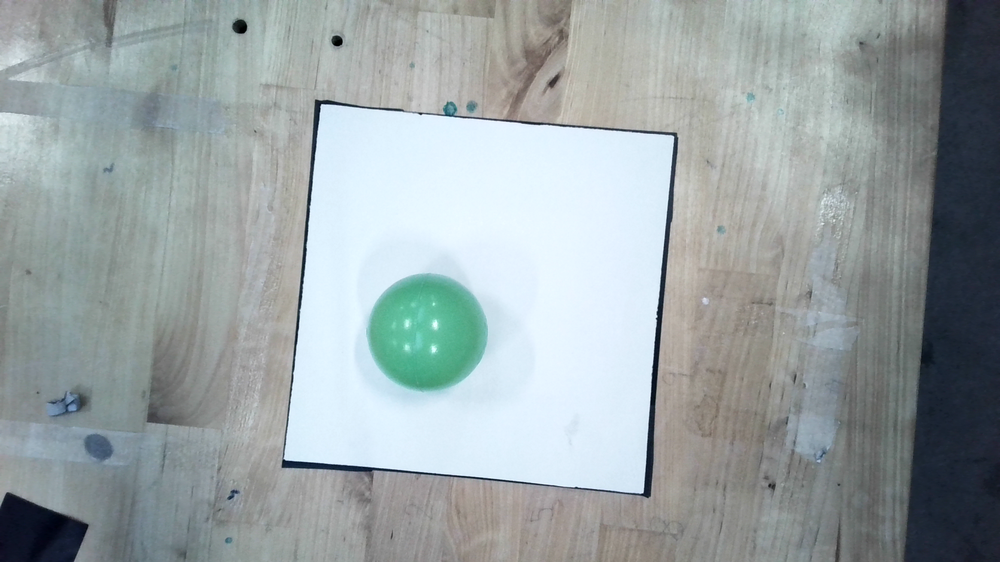
#> input picture T/image_0.png, 1000 x 562 px, shrunk from 1920 x 1080 before the run, given in place of the camera
$ python FarvefiltreringCbl1.py
#> lines starting #> are read from the running program, lines starting #| are printed output that depends on the picture; after the words box and inside, x2 and y2 are one past the last pixel; in counts of white or black regions, pixels touching at a corner belong together
import cv2
import numpy as np

#img = cv2.imread(r'C:\Users\Carin\Documents\UCL_2019\3.Sem\Python\pyBilleder\robot_arm.jpg')

def nothing(x):
    pass

# Vinduesnavn
cv2.namedWindow('Tracking')

# Opretter en trackbar og attaches
# vedhæfter det til vindue
cv2.createTrackbar("Hue Low", "Tracking", 0, 180, nothing)
cv2.createTrackbar("Saturation Low", "Tracking", 0, 255, nothing)
cv2.createTrackbar("Value Low", "Tracking", 0, 255, nothing)
cv2.createTrackbar("Hue High", "Tracking", 0, 180, nothing)
cv2.createTrackbar("Saturation High", "Tracking", 0, 255, nothing)
cv2.createTrackbar("Value High", "Tracking", 0, 255, nothing)

cap = cv2.VideoCapture(0) # eksternt kamera

# En uendelig løkke.
while True:
    _, img = cap.read() # _-variablen betyder false or true (kamera tændt eller ej)
#> img is the input picture: shape (562, 1000, 3); mean B, G, R 165, 163.2, 153.5

    # Konverterer billeder fra BGR til HSV
    hsv = cv2.cvtColor(img, cv2.COLOR_BGR2HSV)
#> hsv: shape (562, 1000, 3); mean H, S, V 78.3, 29.4, 168.1

    # find LH trackbar position
    l_h = cv2.getTrackbarPos("Hue Low", "Tracking")
    # find LS trackbar position
    l_s = cv2.getTrackbarPos("Saturation Low", "Tracking")
    # find LV trackbar position
    l_v = cv2.getTrackbarPos("Value Low", "Tracking")
    # find HH trackbar position
    h_h = cv2.getTrackbarPos("Hue High", "Tracking")
    # find HS trackbar position
    h_s = cv2.getTrackbarPos("Saturation High", "Tracking")
    # find HV trackbar position
    h_v = cv2.getTrackbarPos("Value High", "Tracking")
    # create a given numpy array (low)
    H_from = np.array([l_h, l_s, l_v])
    # create a given numpy array (high)
    H_to = np.array([h_h, h_s, h_v])

    # værdierne for den røde klods
    lowerRed = np.array([0, 95, 123])
    upperRed = np.array([15, 255, 255])
    maskRed = cv2.inRange(hsv, lowerRed, upperRed)
#> maskRed: shape (562, 1000); every value is 0

    # værdierne for den grønne klods
    lowerGreen = np.array([45, 77, 97])
    upperGreen = np.array([99, 255, 255])
    maskGreen = cv2.inRange(hsv, lowerGreen, upperGreen)
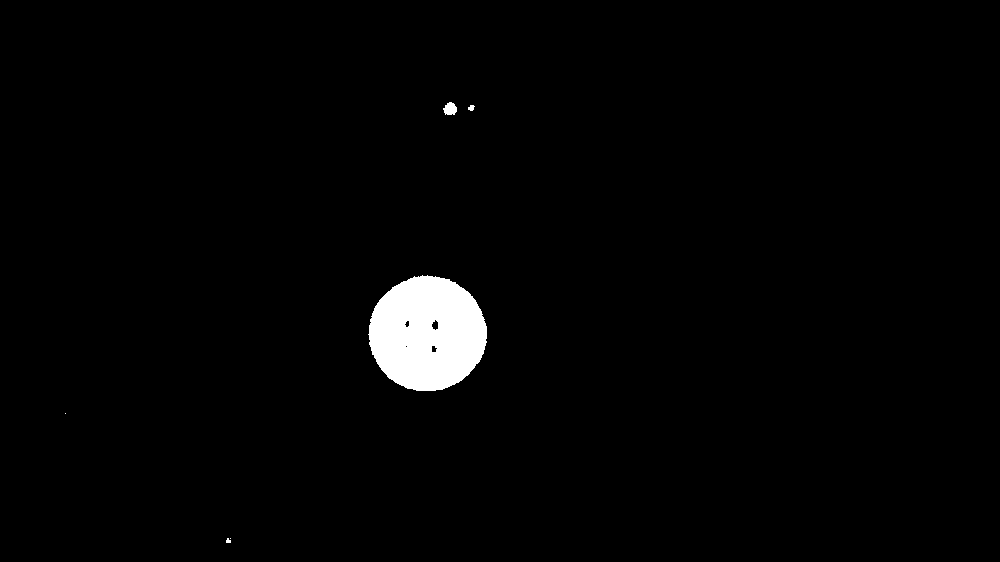
#> maskGreen: shape (562, 1000); 1.9% white; 6 white regions (3 under 20 px), largest, box (x1, y1, x2, y2) and area: (368, 275, 487, 391) 10573, (443, 102, 457, 115) 135, (468, 105, 475, 111) 30

    # værdierne for den blå klods
    lowerBlue = np.array([101, 56, 141])
    upperBlue = np.array([180, 255, 255])
    maskBlue = cv2.inRange(hsv, lowerBlue, upperBlue)
#> maskBlue: shape (562, 1000); 0.09% white; 46 white regions (41 under 20 px), largest, box (x1, y1, x2, y2) and area: (47, 403, 65, 416) 161, (83, 439, 116, 464) 126, (66, 392, 77, 404) 62, (68, 404, 77, 411) 50, (816, 449, 823, 460) 33

    # # værdierne for den gul klods
    # lowerYellow = np.array([27, 91, 118])
    # upperYellow = np.array([88, 255, 255])
    # maskYellow = cv2.inRange(hsv, lowerYellow, upperYellow)

    # Morphological Transform, Dilation
    # for each color and bitwise_and operator
    # between imageFrame and mask determines
    # to detect only that particular color
    kernal = np.ones((5, 5), "uint8")

    # For red color
    maskRed = cv2.dilate(maskRed, kernal)

    # For green color
    maskGreen = cv2.dilate(maskGreen, kernal)
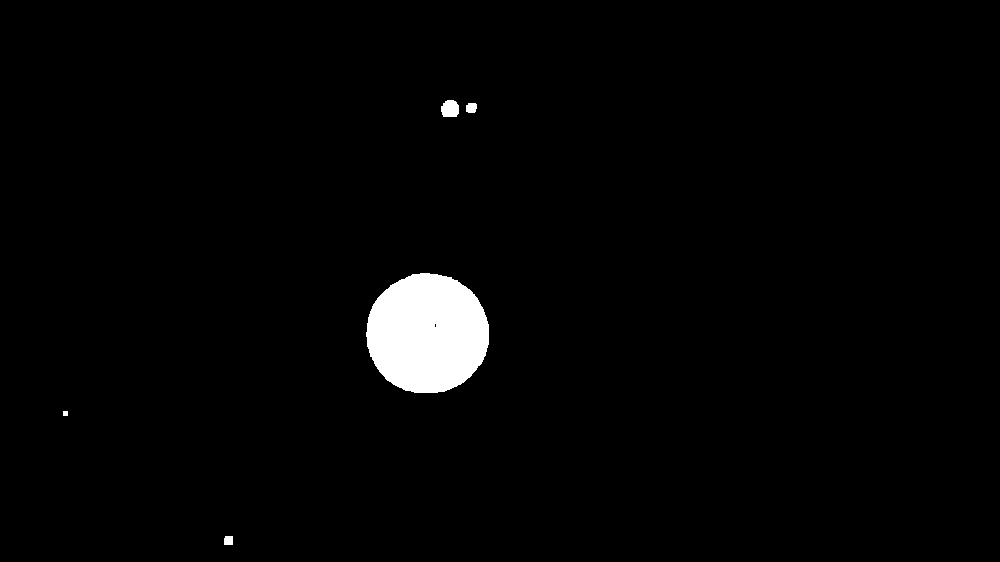
#> maskGreen: shape (562, 1000); 2.2% white; 5 white regions, box (x1, y1, x2, y2) and area: (366, 273, 489, 393) 11627, (441, 100, 459, 117) 261, (466, 103, 477, 113) 98, (224, 536, 233, 545) 79, (63, 411, 68, 416) 25

    # For blue color
    maskBlue = cv2.dilate(maskBlue, kernal)
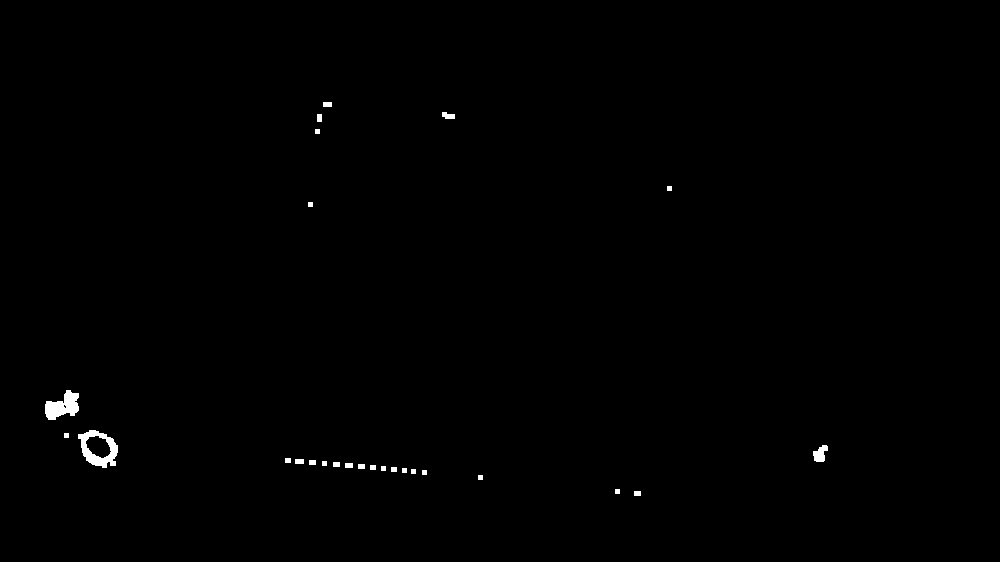
#> maskBlue: shape (562, 1000); 0.4% white; 26 white regions

    # Creating contour to track red color
    contours, hierarchy = cv2.findContours(maskRed,
                                           cv2.RETR_TREE,
                                           cv2.CHAIN_APPROX_SIMPLE)
#> contours = []

    for pic, contour in enumerate(contours):
        area = cv2.contourArea(contour)
        if(area > 300):
            x, y, w, h = cv2.boundingRect(contour)
            img = cv2.rectangle(img, (x, y),
                                       (x + w, y + h),
                                       (0, 0, 255), 2)

            cv2.putText(img, "Red Colour", (x, y),
                        cv2.FONT_HERSHEY_SIMPLEX, 1.0,
                        (0, 0, 255))
#> this loop made 0 passes

    #cv2.imshow('MaskRed', maskRed)


    # Creating contour to track green color
    contours, hierarchy = cv2.findContours(maskGreen,
                                           cv2.RETR_TREE,
                                           cv2.CHAIN_APPROX_SIMPLE)
#> contours = 6 contours, 2 with area under 20; largest, box (x1, y1, x2, y2) and area: (366, 273, 489, 393) 11454, (441, 100, 459, 117) 232, (466, 103, 477, 113) 80, (224, 536, 233, 545) 62

    for pic, contour in enumerate(contours):
        area = cv2.contourArea(contour)
        if(area > 300):
            x, y, w, h = cv2.boundingRect(contour)
            img = cv2.rectangle(img, (x, y),
                                       (x + w, y + h),
                                       (0, 255, 0), 2)

            cv2.putText(img, "Green Colour", (x, y),
                        cv2.FONT_HERSHEY_SIMPLEX, 1.0,
                        (0, 255, 0))
#> this loop made 6 passes
#> (area, x, y, w, h) on pass 3: (11454, 366, 273, 123, 120)
#> area on passes 1, 5, 6: 62.5, 80.5, 232.5
#> pass 3, `img = cv2.rectangle(img, (x, y), (x + w, y + h), (0, 255, 0), 2)`:
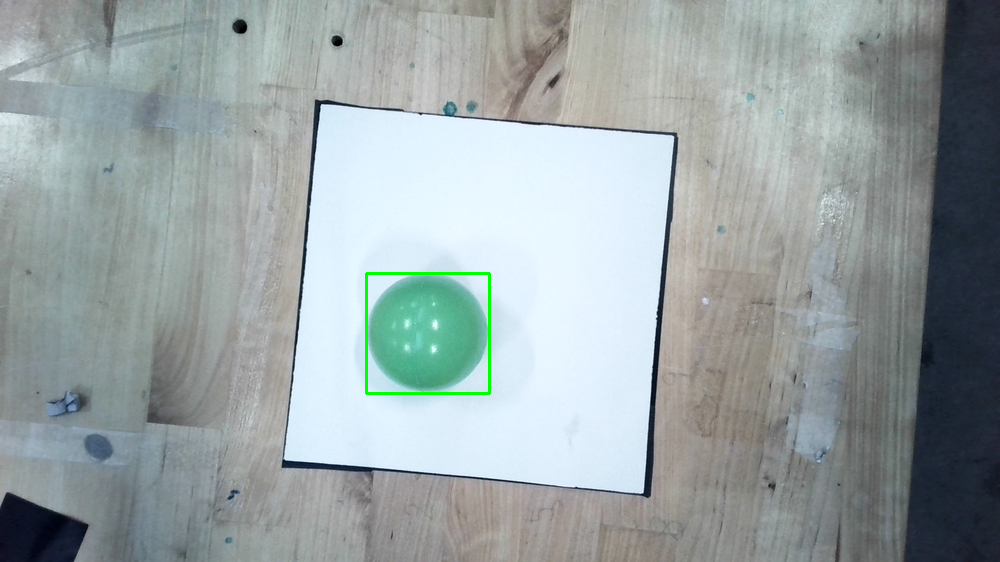
#> img: shape (562, 1000, 3); 0.26% of pixels changed, all inside (x1, y1, x2, y2) = (365, 272, 491, 395)
#> after the loop:
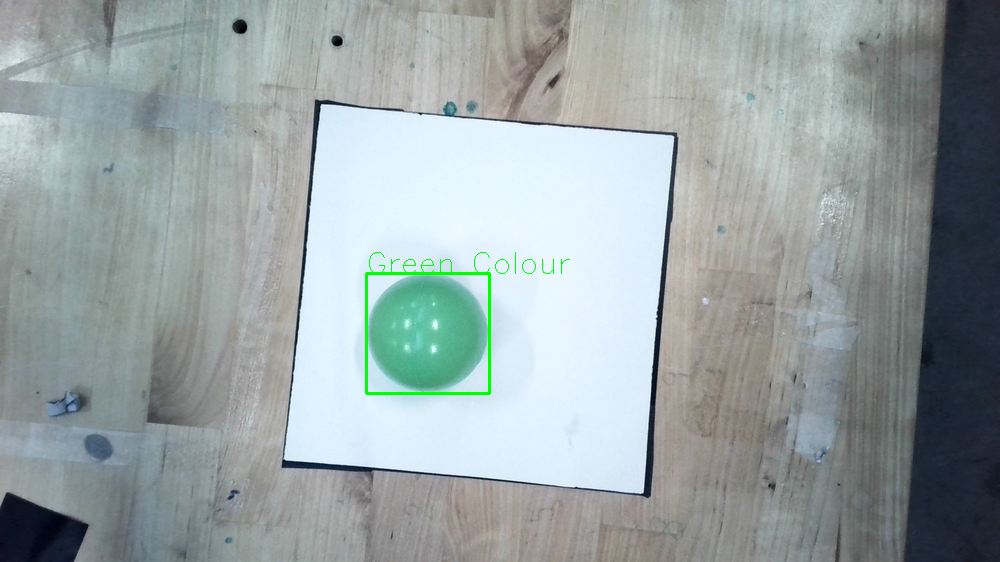
#> img: shape (562, 1000, 3); 0.07% of pixels changed, all inside (x1, y1, x2, y2) = (369, 252, 570, 274)

    #cv2.imshow('MaskGreen', maskGreen)


    # Creating contour to track blue color
    contours, hierarchy = cv2.findContours(maskBlue,
                                           cv2.RETR_TREE,
                                           cv2.CHAIN_APPROX_SIMPLE)
#> contours = 28 contours, 12 with area under 20; largest, box (x1, y1, x2, y2) and area: (78, 430, 118, 468) 1000, (45, 390, 79, 420) 564, (85, 435, 112, 459) 402, (813, 445, 828, 462) 140, (442, 112, 455, 119) 51

    for pic, contour in enumerate(contours):
        area = cv2.contourArea(contour)
        if(area > 300):
            x, y, w, h = cv2.boundingRect(contour)
            img = cv2.rectangle(img, (x, y),
                                       (x + w, y + h),
                                       (255, 0, 0), 2)

            cv2.putText(img, "Blue Colour", (x, y),
                        cv2.FONT_HERSHEY_SIMPLEX, 1.0,
                        (255, 0, 0))
#> this loop made 28 passes
#> (area, x, y, w, h) on passes 19 to 21: (1000.5, 78, 430, 40, 38), (402.5, 85, 435, 27, 24), (563.5, 45, 390, 34, 30)
#> (contour, area) on passes 1, 7, 9, 10, 11, 12: ([[634, 491], [634, 495], [640, 495], [640, 491]], 24), ([[391, 467], [391, 471], [396, 471], [396, 467]], 20), ([[370, 465], [370, 469], [375, 469], [375, 465]], 20), ([[358, 464], [358, 468], [364, 468], [364, 464]], 24), ([[345, 463], [345, 467], [352, 467], [352, 463]], 28), ([[333, 462], [333, 466], [339, 466], [339, 462]], 24)
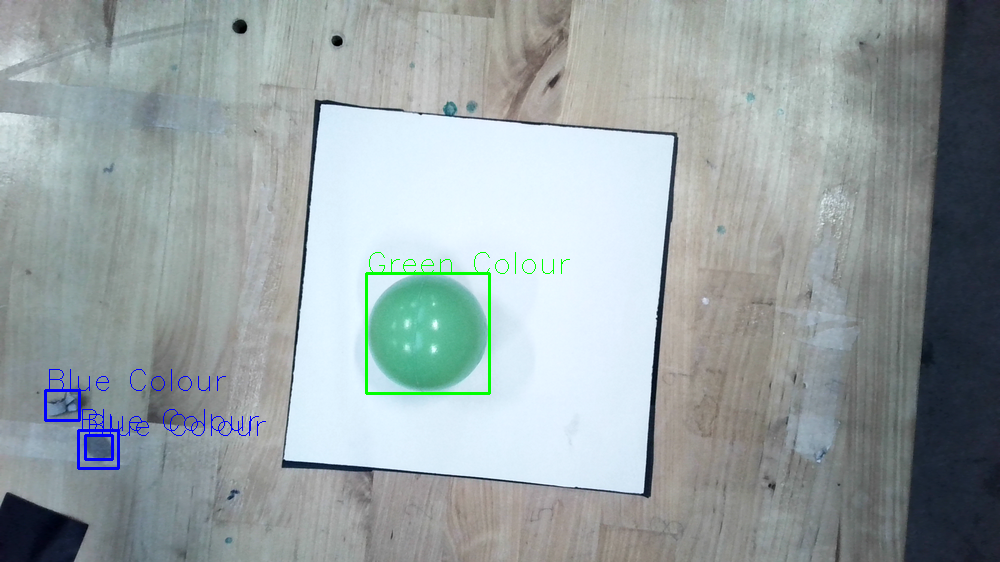
#> img: shape (562, 1000, 3); 0.39% of pixels changed, all inside (x1, y1, x2, y2) = (44, 369, 266, 470)

    #cv2.imshow('MaskGreen', maskGreen)

    mask = cv2.inRange(hsv, H_from, H_to)  # mask vælger til og fra hvad vi vil se
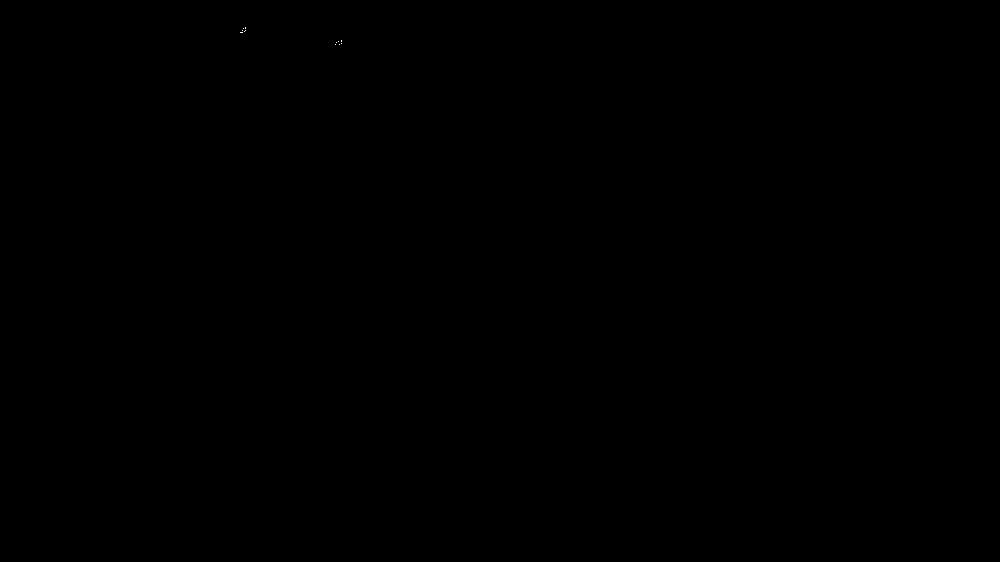
#> mask: shape (562, 1000); 0% white in thin lines or dots, all inside (x1, y1, x2, y2) = (240, 27, 342, 45)

    # applying bitwise_and operation
    res = cv2.bitwise_and(img, img, mask = mask)
#> res: shape (562, 1000, 3); every value is 0
    resRed = cv2.bitwise_and(img, img, mask = maskRed)
    # resBlue = cv2.bitwise_and(img, img, mask = maskBlue)
    # resGreen = cv2.bitwise_and(img, img, mask = maskGreen)
    # resYellow = cv2.bitwise_and(img, img, mask = maskYellow)


    # display frame, mask
    # and res window
    cv2.imshow('frame', img)
    # [9 lines of commented-out code are left out]
    if cv2.waitKey(15) == ord('q'):
#> (key q is pressed here)
        break

# release the captured frames
# img.release()

# Destroys all windows.
cv2.destroyAllWindows()

$ run again, on T/image_1.png
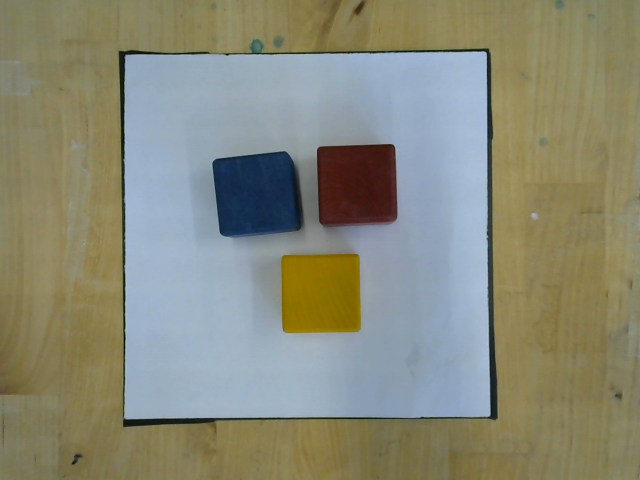
#> input picture T/image_1.png, 640 x 480 px, given in place of the camera
#> img is the input picture: shape (480, 640, 3); mean B, G, R 119.4, 137.1, 136.1
#> hsv: shape (480, 640, 3); mean H, S, V 56.1, 81.5, 150.1
#> maskRed: shape (480, 640); every value is 0
#> `maskBlue = cv2.dilate(maskBlue, kernal)`:
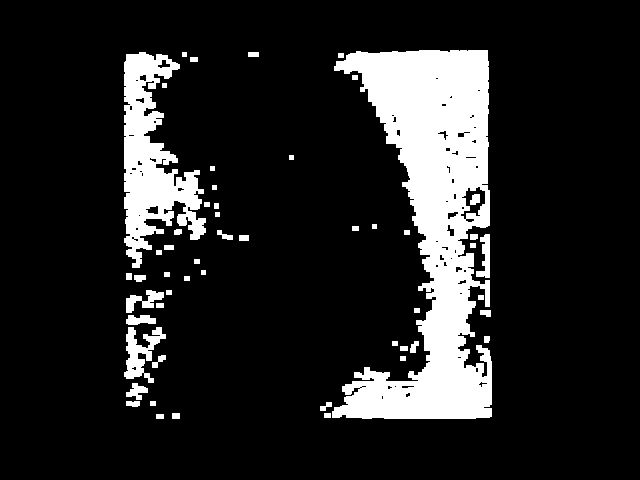
#> maskBlue: shape (480, 640); 14.2% white; 53 white regions
#> `contours, hierarchy = cv2.findContours(maskRed, cv2.RETR_TREE, cv2.CHA..`: contours = []
#> `contours, hierarchy = cv2.findContours(maskGreen, cv2.RETR_TREE, cv2.C..`: contours = 2 contours, 1 with area under 20; largest, box (x1, y1, x2, y2) and area: (248, 38, 266, 54) 192
#> the loop `for pic, contour in enumerate(contours):` made 2 passes
#> (pic, area) on pass 2: (1, 192)
#> `contours, hierarchy = cv2.findContours(maskBlue, cv2.RETR_TREE, cv2.CH..`: contours = 121 contours, 56 with area under 20; largest, box (x1, y1, x2, y2) and area: (332, 50, 492, 419) 30746, (124, 52, 206, 268) 8192, (124, 327, 166, 383) 902, (460, 186, 486, 220) 470, (126, 290, 164, 313) 328
#> the loop `for pic, contour in enumerate(contours):` made 121 passes
#> (area, x, y, w, h) on passes 14, 22, 52, 72, 100: (902, 124, 327, 42, 56), (328.5, 126, 290, 38, 23), (8192, 124, 52, 82, 216), (30746, 332, 50, 160, 369), (470.5, 460, 186, 26, 34)
#> after the loop `for pic, contour in enumerate(contours):`:
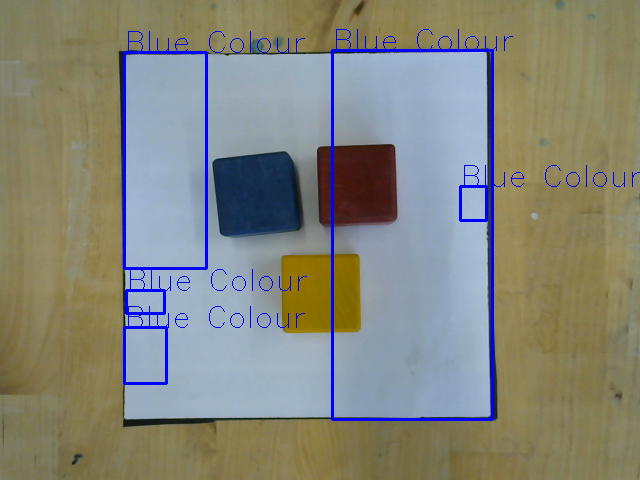
#> img: shape (480, 640, 3); 2.6% of pixels changed, all inside (x1, y1, x2, y2) = (123, 29, 640, 421)
#> res: shape (480, 640, 3); every value is 0
